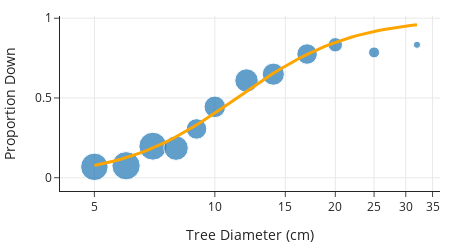

Notebook code for this chart:
### Code cell
X_plt = np.expand_dims(np.linspace(X.min(), X.max(), 50) ,1)
p_hats = lr_model.predict_proba(X_plt)
X_orig = np.exp(X_plt)

fig = px.scatter(tree_bins, x='diameter', y='proportion', size='count',
                 log_x=True,
                 labels={'diameter':"Tree Diameter (cm)",
                         'proportion':"Proportion Down"},
                 width=450, height=250)

fig.add_trace(go.Scatter(x=X_orig[:, 0], y=p_hats[:, 1],
                         line=dict(color="orange", width=3)))

fig.update_layout(showlegend=False)              
fig

### Figure 1 — Plotly figure (JSON) as saved in the notebook; plotly's stock layout.template omitted (floating-point values rounded to 4 significant figures)
{"data": [{"hovertemplate": "Tree Diameter (cm)=%{x}<br>Proportion Down=%{y}<br>count=%{marker.size}<extra></extra>", "legendgroup": "", "marker": {"color": "#1F77B4", "size": [88, 93, 91, 70, 49, 54, 64, 57, 49, 24, 14, 6], "sizemode": "area", "sizeref": 0.2325, "symbol": "circle"}, "mode": "markers", "name": "", "orientation": "v", "showlegend": false, "type": "scatter", "x": [5, 6, 7, 8, 9, 10, 12, 14, 17, 20, 25, 32], "xaxis": "x", "y": [0.06818, 0.07527, 0.1978, 0.1857, 0.3061, 0.4444, 0.6094, 0.6491, 0.7755, 0.8333, 0.7857, 0.8333], "yaxis": "y"}, {"line": {"color": "orange", "width": 3}, "type": "scatter", "x": [5.0, 5.193, 5.394, 5.602, 5.818, 6.043, 6.276, 6.518, 6.77, 7.031, 7.303, 7.585, 7.878, 8.182, 8.498, 8.826, 9.167, 9.521, 9.888, 10.27, 10.67, 11.08, 11.51, 11.95, 12.41, 12.89, 13.39, 13.91, 14.44, 15.0, 15.58, 16.18, 16.81, 17.45, 18.13, 18.83, 19.56, 20.31, 21.09, 21.91, 22.75, 23.63, 24.55, 25.49, 26.48, 27.5, 28.56, 29.67, 30.81, 32], "y": [0.07633, 0.08486, 0.09424, 0.1046, 0.1158, 0.1282, 0.1416, 0.1562, 0.172, 0.189, 0.2073, 0.2269, 0.2478, 0.2698, 0.2931, 0.3176, 0.343, 0.3695, 0.3967, 0.4246, 0.4529, 0.4816, 0.5104, 0.5391, 0.5676, 0.5956, 0.623, 0.6497, 0.6754, 0.7002, 0.7238, 0.7462, 0.7674, 0.7874, 0.806, 0.8234, 0.8395, 0.8545, 0.8682, 0.8808, 0.8924, 0.903, 0.9126, 0.9214, 0.9293, 0.9365, 0.9431, 0.9489, 0.9542, 0.959]}], "layout": {"height": 250, "legend": {"itemsizing": "constant", "tracegroupgap": 0}, "showlegend": false, "width": 450, "xaxis": {"anchor": "y", "autorange": true, "domain": [0, 1], "range": [0.6131, 1.563], "title": {"text": "Tree Diameter (cm)"}, "type": "log"}, "yaxis": {"anchor": "x", "autorange": true, "domain": [0, 1], "range": [-0.08307, 1.014], "title": {"text": "Proportion Down"}, "type": "linear"}}}
